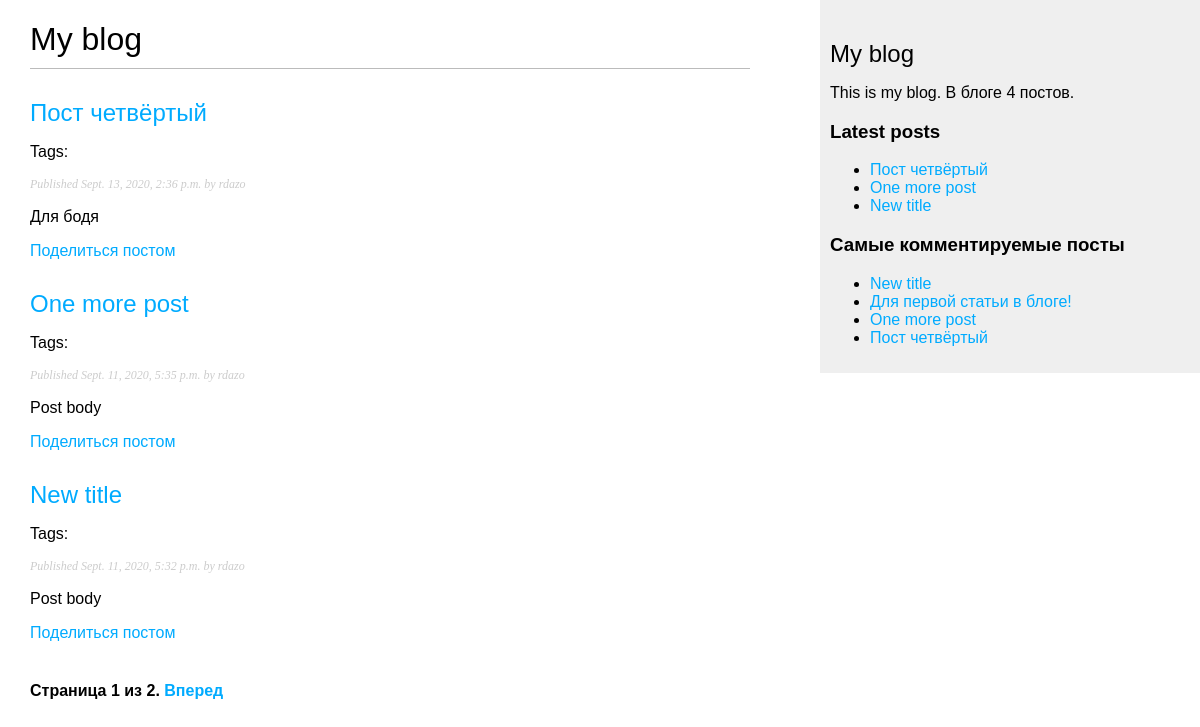
Page /blog/ on the earlier database version.
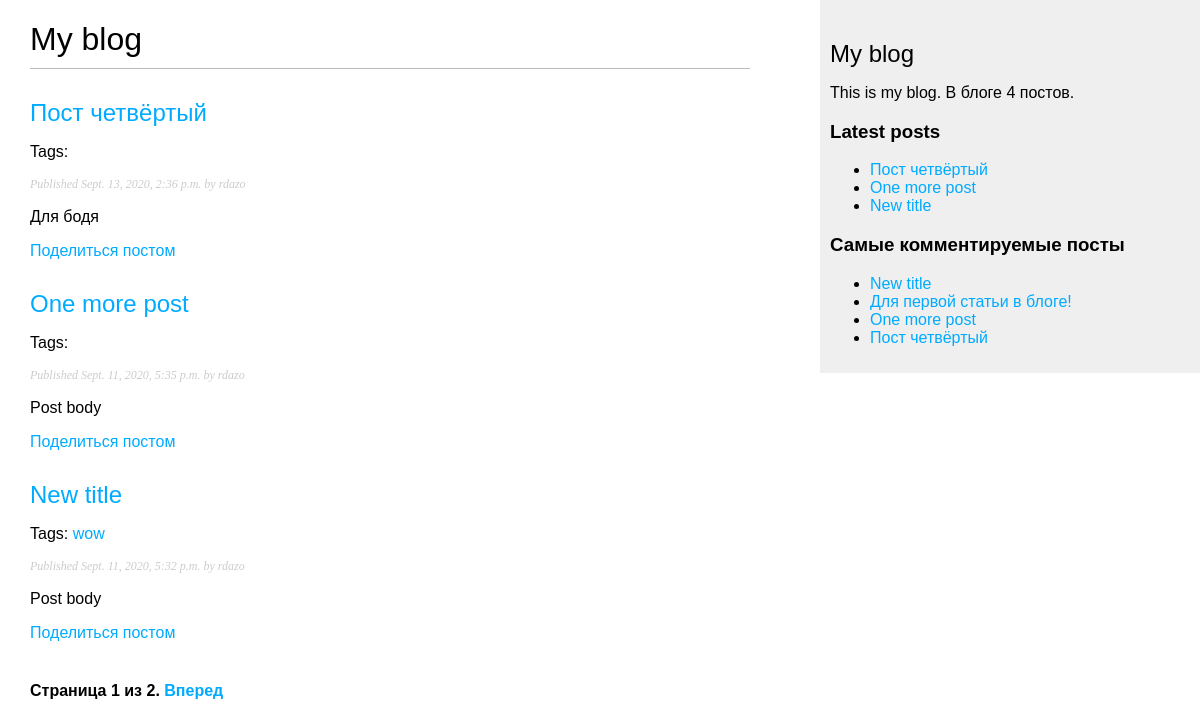
Same page on the later database version.
### blog/models.py (models this page shows, shortened)
class Post(models.Model):
    STATUS_CHOICES = (
        ('draft', 'Draft'),
        ('published', 'Published'),
    )
    title = models.CharField(max_length=250)
    slug = models.SlugField(max_length=250, unique_for_date='publish')
    author = models.ForeignKey(User, on_delete=models.CASCADE, related_name='blog_posts')
    body = models.TextField()
    publish = models.DateTimeField(default=timezone.now)
    created = models.DateTimeField(auto_now_add=True)
    updated = models.DateTimeField(auto_now=True)
    status = models.CharField(max_length=10, choices=STATUS_CHOICES, default='draft')
    objects = models.Manager()  # Менеджер по умолчанию.
    published = PublishedManager()  # Новый менеджер.
    tags = TaggableManager()
    class Meta:
        ordering = ('-publish',)
    def get_absolute_url(self):
        return reverse(
            'blog:post_detail', args=[self.publish.year, self.publish.month, self.publish.day, self.slug]
        )

### blog/views.py (the view)
# urls.py: path('', views.post_list, name='post_list'),
def post_list(request, tag_slug=None):
    object_list = Post.published.all()
    tag = None
    if tag_slug:
        tag = get_object_or_404(Tag, slug=tag_slug)
        object_list = object_list.filter(tags__in=[tag])
    paginator = Paginator(object_list, 3)
    page = request.GET.get('page')
    try:
        posts = paginator.page(page)
    except PageNotAnInteger:
        posts = paginator.page(1)
    except EmptyPage:
        posts = paginator.page(paginator.num_pages)
    return render(request, 'blog/post/list.html', {'page': page, 'posts': posts, 'tag': tag})

### blog/models.py (called while the page is built)
    def get_queryset(self):
        return super().get_queryset().filter(status='published')

### blog/templatetags/blog_tags.py (called while the page is built)
@register.simple_tag
def total_posts():
    return Post.published.count()

@register.inclusion_tag('blog/post/latest_posts.html')
def show_latest_posts(count=5):
    latest_posts = Post.published.order_by('-publish')[:count]
    return {'latest_posts': latest_posts}

@register.simple_tag
def get_most_commented_posts(count=5):
    return Post.published.annotate(total_comments=Count('comments')).order_by('-total_comments')[:count]

@register.filter(name='markdown')
def markdown_format(text):
    return mark_safe(markdown.markdown(text))

### blog/templates/blog/post/list.html (shortened to what this page needs)
{% extends "blog/base.html" %}
{% load blog_tags %}
{% block content %}
    <h1>My blog</h1>
    {% for post in posts %}
        <h2>
            <a href="{{ post.get_absolute_url }}">{{ post.title }}</a>
        </h2>
        <p class="tags">
            Tags:
            {% for tag in post.tags.all %}
                <a href="{% url 'blog:post_list_by_tag' tag.slug %}">
                    {{ tag.name }}
                </a>
            {% endfor %}
        </p>
        <p class="date">Published {{ post.publish }} by {{ post.author }}</p>
        {{ post.body|markdown|truncatewords_html:30 }}
        <p>
            <a href="{% url 'blog:post_share' post.id %}">Поделиться постом</a>
        </p>
    {% endfor %}
    {% include "pagination.html" with page=posts %}
{% endblock %}

### blog/templates/blog/base.html (shortened to what this page needs)
<!DOCTYPE html>
{% load blog_tags %}
{% load static %}
<html lang="en">
<head>
    <link href='{% static "css/blog.css" %}' rel="stylesheet">
</head>
<body>
    <div id="content">
        {% block content %}{% endblock %}
    </div>
    <div id="sidebar">
        <h2>My blog</h2>
        <p>This is my blog. В блоге {% total_posts %} постов.</p>
        <h3>Latest posts</h3>
        {% show_latest_posts 3 %}
        <h3>Самые комментируемые посты</h3>
        {% get_most_commented_posts as most_commented %}
        <ul>
            {% for post in most_commented %}
                <li><a href="{{ post.get_absolute_url }}">{{ post.title }}</a></li>
            {% endfor %}
        </ul>
    </div>
</body>
</html>

### blog/templates/pagination.html (shortened to what this page needs)
<div class="pagination">
    <span class="step-links">
        <span class="current">
            Страница {{ page.number }} из {{ page.paginator.num_pages }}.
        </span>
        {% if page.has_next %}
            <a href="?page={{ page.next_page_number }}">Вперед</a>
        {% endif %}
    </span>
</div>

### blog/templates/blog/post/latest_posts.html
<ul>
{% for post in latest_posts %}
<li><a href="{{ post.get_absolute_url }}">{{ post.title }}</a></li>
{% endfor %}
</ul>

### blog/static/css/blog.css (style rules this page uses)
body { margin:0; padding:0; font-family:helvetica, sans-serif; }
a { color:#00abff; text-decoration:none; }
h1 { font-weight:normal; border-bottom:1px solid #bbb; padding:0 0 10px 0; }
h2 { font-weight:normal; margin:30px 0 0; }
#content { float:left; width:60%; padding:0 0 0 30px; }
#sidebar { float:right; width:30%; padding:10px; background:#efefef; height:100%; }
p.date { color:#ccc; font-family: georgia, serif; font-size: 12px; font-style: italic; }
.pagination { margin:40px 0; font-weight:bold; }

Differences in the rows shown:
changed Post "New title": gains Tag (name "wow")
